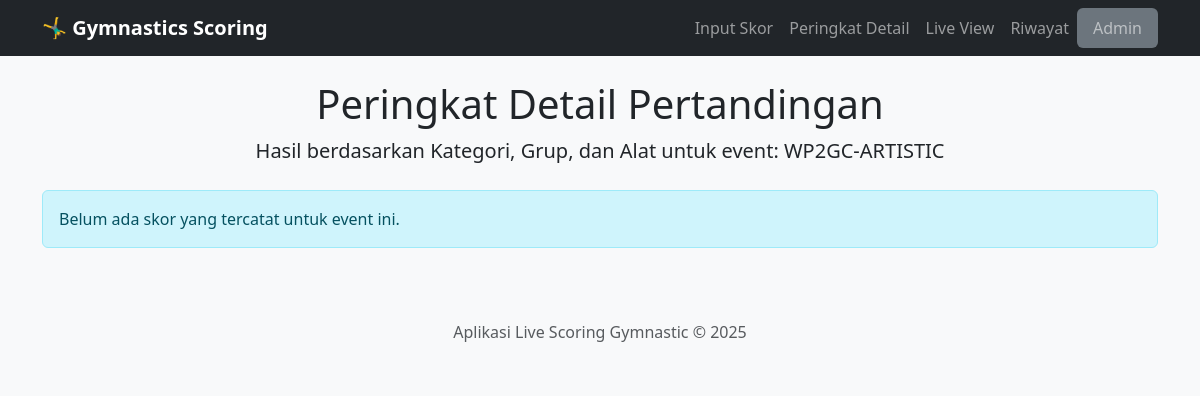
The app's page /peringkat, older data.
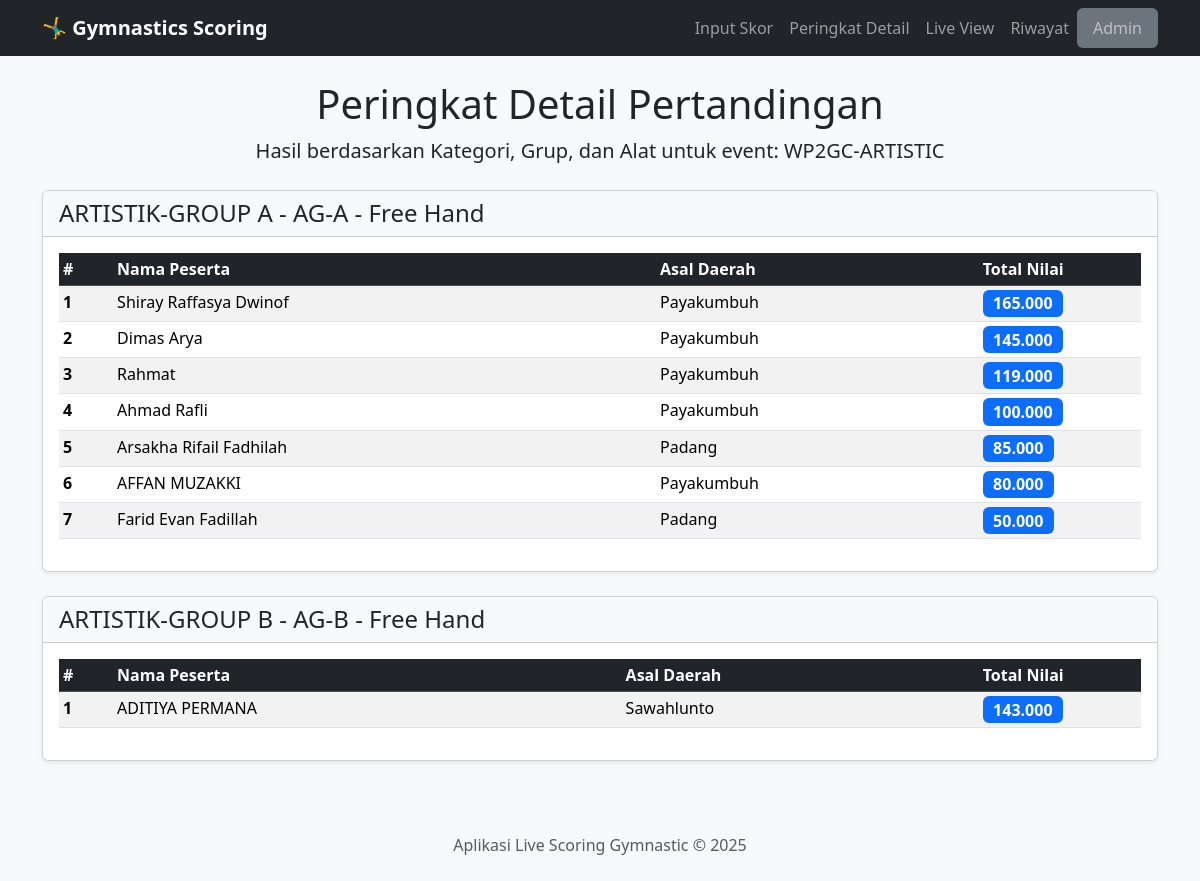
The same page, newer data.
### app.py (models this page shows)
class Event(db.Model):
    id = db.Column(db.Integer, primary_key=True)
    nama = db.Column(db.String(200), nullable=False)
    tanggal = db.Column(db.Date, nullable=False)
    is_active = db.Column(db.Boolean, default=False, nullable=False)

class Skor(db.Model):
    id = db.Column(db.Integer, primary_key=True)
    event_id = db.Column(db.Integer, db.ForeignKey('event.id'), nullable=False)
    peserta_id = db.Column(db.Integer, db.ForeignKey('peserta.id'), nullable=False)
    alat_id = db.Column(db.Integer, db.ForeignKey('alat.id'), nullable=False)
    nilai_d = db.Column(db.Float, nullable=False, default=0.0)
    nilai_e = db.Column(db.Float, nullable=False, default=0.0)
    nilai_a = db.Column(db.Float, nullable=False, default=0.0)
    penalti = db.Column(db.Float, nullable=False, default=0.0)
    total_nilai = db.Column(db.Float, nullable=False, default=0.0)
    sesi_pertandingan = db.Column(db.String(100), default="current")
    event = db.relationship('Event', backref=db.backref('skor', lazy=True, cascade="all, delete"))
    peserta = db.relationship('Peserta', backref=db.backref('skor', lazy=True, cascade="all, delete"))
    alat = db.relationship('Alat')

class Peserta(db.Model):
    id = db.Column(db.Integer, primary_key=True)
    nama = db.Column(db.String(150), nullable=False)
    event_id = db.Column(db.Integer, db.ForeignKey('event.id'), nullable=False)
    daerah_id = db.Column(db.Integer, db.ForeignKey('daerah.id'), nullable=False)
    kategori_id = db.Column(db.Integer, db.ForeignKey('kategori.id'), nullable=False)
    grup_id = db.Column(db.Integer, db.ForeignKey('grup.id'), nullable=False)
    event = db.relationship('Event', backref=db.backref('peserta', lazy=True, cascade="all, delete"))
    daerah = db.relationship('Daerah', backref=db.backref('peserta', lazy=True))
    kategori = db.relationship('Kategori', backref=db.backref('peserta', lazy=True))
    grup = db.relationship('Grup', backref=db.backref('peserta', lazy=True))
    __table_args__ = {'extend_existing': True}

class Daerah(db.Model):
    id = db.Column(db.Integer, primary_key=True)
    nama = db.Column(db.String(100), unique=True, nullable=False)

### app.py (the view)
@app.route('/peringkat')
def peringkat():
    active_event = get_active_event()
    if not active_event:
        return redirect(url_for('input_skor'))
    all_scores = Skor.query.filter_by(event_id=active_event.id).join(Peserta).join(Alat).all()
    peringkat_data = {}
    for skor in all_scores:
        key = f"{skor.peserta.kategori.nama} - {skor.peserta.grup.nama} - {skor.alat.nama}"
        if key not in peringkat_data:
            peringkat_data[key] = []
        peringkat_data[key].append(skor)
    for key in peringkat_data:
        peringkat_data[key] = sorted(peringkat_data[key], key=lambda x: x.total_nilai, reverse=True)
    return render_template('peringkat.html', peringkat_data=peringkat_data, event=active_event)

### app.py (called while the page is built)
def get_active_event():
    return Event.query.filter_by(is_active=True).first()

### templates/peringkat.html (shortened to what this page needs)
{% extends 'layout.html' %}
{% block content %}
<div class="mb-4 text-center">
    <h1>Peringkat Detail Pertandingan</h1>
    {% if event %}
    <p class="lead">Hasil berdasarkan Kategori, Grup, dan Alat untuk event: <strong>{{ event.nama }}</strong></p>
    {% endif %}
</div>
{% for key, scores in peringkat_data.items() | sort %}
<div class="card shadow-sm mb-4">
    <div class="card-header bg-light">
        <h4 class="mb-0">{{ key }}</h4>
    </div>
    <div class="card-body">
        <div class="table-responsive">
            <table class="table table-sm table-striped table-hover">
                <thead class="table-dark">
                    <tr>
                        <th style="width: 5%;">#</th>
                        <th>Nama Peserta</th>
                        <th>Asal Daerah</th>
                        <th style="width: 15%;">Total Nilai</th>
                    </tr>
                </thead>
                <tbody>
                    {% for skor in scores %}
                    <tr>
                        <td><strong>{{ loop.index }}</strong></td>
                        <td>
                            <a href="{{ url_for('profil_peserta', peserta_id=skor.peserta.id) }}" class="participant-link">
                                    {{ skor.peserta.nama }}
                            </a>
                        </td>
                        <td>{{ skor.peserta.daerah.nama }}</td>
                        <td><span class="badge bg-primary fs-6">{{ "%.3f"|format(skor.total_nilai) }}</span></td>
                    </tr>
                    {% endfor %}
                </tbody>
            </table>
        </div>
    </div>
</div>
{% else %}
    <div class="alert alert-info">Belum ada skor yang tercatat untuk event ini.</div>
{% endfor %}
{% endblock %}

### templates/layout.html (shortened to what this page needs)
<!doctype html>
<html lang="id">
<head>
    <link href="https://cdn.jsdelivr.net/npm/bootstrap@5.3.3/dist/css/bootstrap.min.css" rel="stylesheet">
    <link rel="stylesheet" href="{{ url_for('static', filename='css/style.css') }}">
</head>
<body>
    <nav class="navbar navbar-expand-lg navbar-dark bg-dark">
        <div class="container">
            <a class="navbar-brand" href="{{ url_for('input_skor') }}">🤸‍♂️ Gymnastics Scoring</a>
            <div class="collapse navbar-collapse" id="navbarNav">
                <ul class="navbar-nav ms-auto">
                    <li class="nav-item"><a class="nav-link" href="{{ url_for('input_skor') }}">Input Skor</a></li>
                    <li class="nav-item"><a class="nav-link" href="{{ url_for('peringkat') }}">Peringkat Detail</a></li>
                    <li class="nav-item"><a class="nav-link" href="{{ url_for('live_view') }}" target="_blank">Live View</a></li>
                    <li class="nav-item"><a class="nav-link" href="{{ url_for('riwayat') }}">Riwayat</a></li>
                    <li class="nav-item"><a class="nav-link bg-secondary rounded px-3" href="{{ url_for('admin_dashboard') }}">Admin</a></li>
                </ul>
            </div>
        </div>
    </nav>
    <main class="container mt-4">
        {% block content %}{% endblock %}
    </main>
    <footer class="text-center text-muted py-4 mt-5 bg-light">
        Aplikasi Live Scoring Gymnastic &copy; 2025
    </footer>
</body>
</html>

### static/css/style.css (style rules this page uses)
body { background-color: #f8f9fa; }
.navbar-brand { font-weight: bold; }
.card-header { font-weight: 500; }
a.participant-link { color: inherit; text-decoration: none; font-weight: 500; }

Row changes from the older to the newer data that the page shows:
added Skor: peserta.nama "Shiray Raffasya Dwinof", peserta.daerah.nama "Payakumbuh", total_nilai "165.000", shown under "ARTISTIK-GROUP A - AG-A - Free Hand"
added Skor: peserta.nama "Dimas Arya", peserta.daerah.nama "Payakumbuh", total_nilai "145.000", shown under "ARTISTIK-GROUP A - AG-A - Free Hand"
added Skor: peserta.nama "Rahmat", peserta.daerah.nama "Payakumbuh", total_nilai "119.000", shown under "ARTISTIK-GROUP A - AG-A - Free Hand"
added Skor: peserta.nama "Ahmad Rafli", peserta.daerah.nama "Payakumbuh", total_nilai "100.000", shown under "ARTISTIK-GROUP A - AG-A - Free Hand"
added Skor: peserta.nama "Arsakha Rifail Fadhilah", peserta.daerah.nama "Padang", total_nilai "85.000", shown under "ARTISTIK-GROUP A - AG-A - Free Hand"
added Skor: peserta.nama "AFFAN MUZAKKI", peserta.daerah.nama "Payakumbuh", total_nilai "80.000", shown under "ARTISTIK-GROUP A - AG-A - Free Hand"
added Skor: peserta.nama "Farid Evan Fadillah", peserta.daerah.nama "Padang", total_nilai "50.000", shown under "ARTISTIK-GROUP A - AG-A - Free Hand"
added Skor: peserta.nama "ADITIYA PERMANA", peserta.daerah.nama "Sawahlunto", total_nilai "143.000", shown under "ARTISTIK-GROUP B - AG-B - Free Hand"
Text that changed along with them:
new list line: "ARTISTIK-GROUP A - AG-A - Free Hand # Nama Peserta Asal Daerah Total Nilai"
new list line: "ARTISTIK-GROUP B - AG-B - Free Hand # Nama Peserta Asal Daerah Total Nilai"
text no longer shown: "Belum ada skor yang tercatat untuk event ini."
